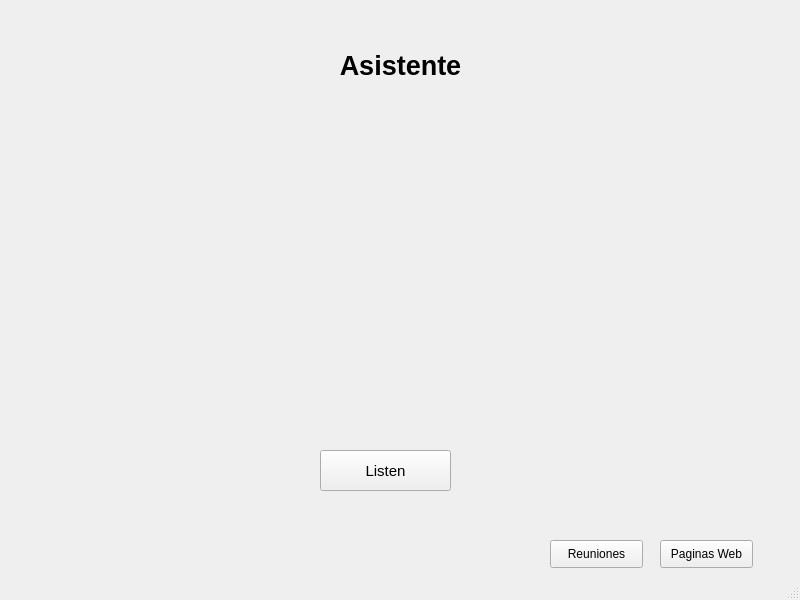
<?xml version="1.0" encoding="UTF-8"?>
<ui version="4.0">
 <class>MainWindow</class>
 <widget class="QMainWindow" name="MainWindow">
  <property name="geometry">
   <rect>
    <x>0</x>
    <y>0</y>
    <width>800</width>
    <height>600</height>
   </rect>
  </property>
  <property name="windowTitle">
   <string>MainWindow</string>
  </property>
  <property name="styleSheet">
   <string notr="true"/>
  </property>
  <widget class="QWidget" name="centralwidget">
   <widget class="QLabel" name="Title">
    <property name="geometry">
     <rect>
      <x>10</x>
      <y>40</y>
      <width>781</width>
      <height>51</height>
     </rect>
    </property>
    <property name="font">
     <font>
      <pointsize>20</pointsize>
      <weight>75</weight>
      <bold>true</bold>
     </font>
    </property>
    <property name="text">
     <string>Asistente</string>
    </property>
    <property name="alignment">
     <set>Qt::AlignCenter</set>
    </property>
   </widget>
   <widget class="QLabel" name="textAssistant">
    <property name="enabled">
     <bool>true</bool>
    </property>
    <property name="geometry">
     <rect>
      <x>120</x>
      <y>340</y>
      <width>131</width>
      <height>61</height>
     </rect>
    </property>
    <property name="font">
     <font>
      <pointsize>14</pointsize>
     </font>
    </property>
    <property name="text">
     <string/>
    </property>
    <property name="alignment">
     <set>Qt::AlignCenter</set>
    </property>
   </widget>
   <widget class="QPushButton" name="listenButton">
    <property name="geometry">
     <rect>
      <x>320</x>
      <y>450</y>
      <width>131</width>
      <height>41</height>
     </rect>
    </property>
    <property name="font">
     <font>
      <pointsize>11</pointsize>
     </font>
    </property>
    <property name="text">
     <string>Listen</string>
    </property>
   </widget>
   <widget class="QLabel" name="label">
    <property name="geometry">
     <rect>
      <x>230</x>
      <y>120</y>
      <width>321</width>
      <height>281</height>
     </rect>
    </property>
    <property name="styleSheet">
     <string notr="true">border-image: url(:/Microfono/img/microfon.png);</string>
    </property>
    <property name="text">
     <string/>
    </property>
   </widget>
   <widget class="QPushButton" name="reunionesButton">
    <property name="geometry">
     <rect>
      <x>550</x>
      <y>540</y>
      <width>93</width>
      <height>28</height>
     </rect>
    </property>
    <property name="text">
     <string>Reuniones</string>
    </property>
   </widget>
   <widget class="QPushButton" name="paginasButton">
    <property name="geometry">
     <rect>
      <x>660</x>
      <y>540</y>
      <width>93</width>
      <height>28</height>
     </rect>
    </property>
    <property name="text">
     <string>Paginas Web</string>
    </property>
   </widget>
  </widget>
  <widget class="QStatusBar" name="statusbar"/>
 </widget>
 <resources>
  <include location="image_rc.qrc"/>
  <include location="fondo_rc.qrc"/>
 </resources>
 <connections/>
</ui>
